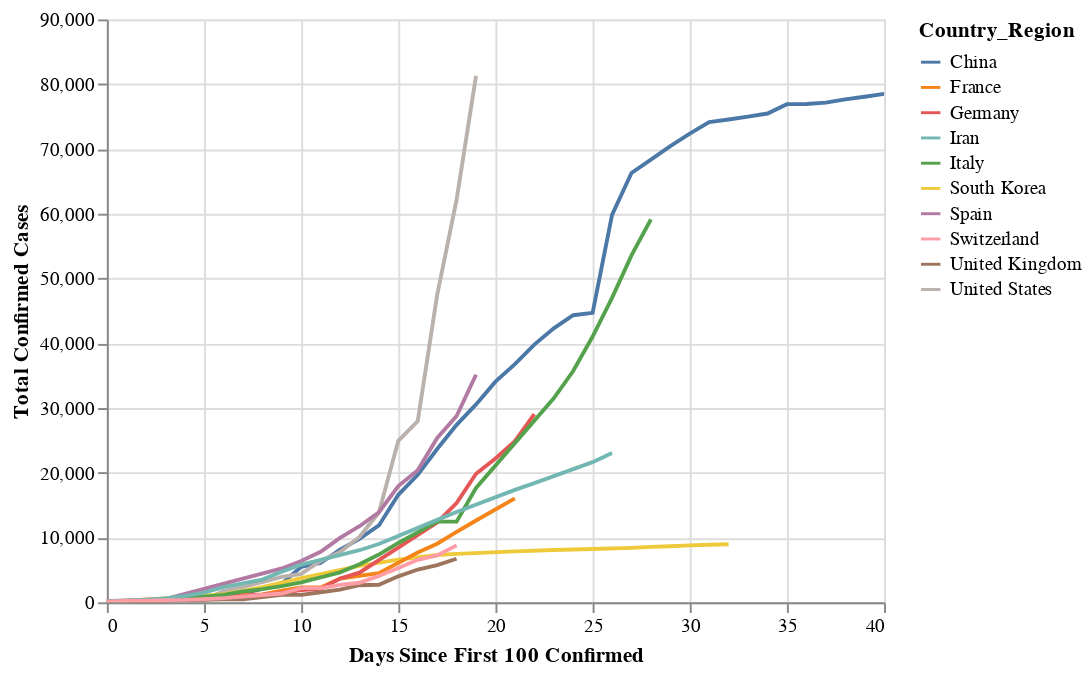

The notebook cell saved with this chart:
### Code cell
chart = alt.Chart(df).mark_line().encode(
    x = alt.X("Days Since First 100 Confirmed",scale=alt.Scale(domain=(0,40))),
    y= alt.Y("Confirmed",aggregate="sum",title="Total Confirmed Cases"),
    color = alt.Color("Country_Region")
)
chart.interactive()

### Figure 1 — Vega-Lite specification as saved in the notebook (floating-point values rounded to 4 significant figures; data arrays with more than 128 entries replaced by an {"elided": "..."} marker saying what was removed)
{"config": {"view": {"continuousWidth": 400, "continuousHeight": 300}}, "data": {"name": "data-7fe5506b5ec0e30e9aeaf2eb3f45028b"}, "mark": "line", "encoding": {"color": {"type": "nominal", "field": "Country_Region"}, "x": {"type": "quantitative", "field": "Days Since First 100 Confirmed", "scale": {"domain": [0, 40]}}, "y": {"type": "quantitative", "aggregate": "sum", "field": "Confirmed", "title": "Total Confirmed Cases"}}, "selection": {"selector001": {"type": "interval", "bind": "scales", "encodings": ["x", "y"]}}, "$schema": "https://vega.github.io/schema/vega-lite/v4.0.0.json", "datasets": {"data-7fe5506b5ec0e30e9aeaf2eb3f45028b": {"elided": "1614 records"}}}
